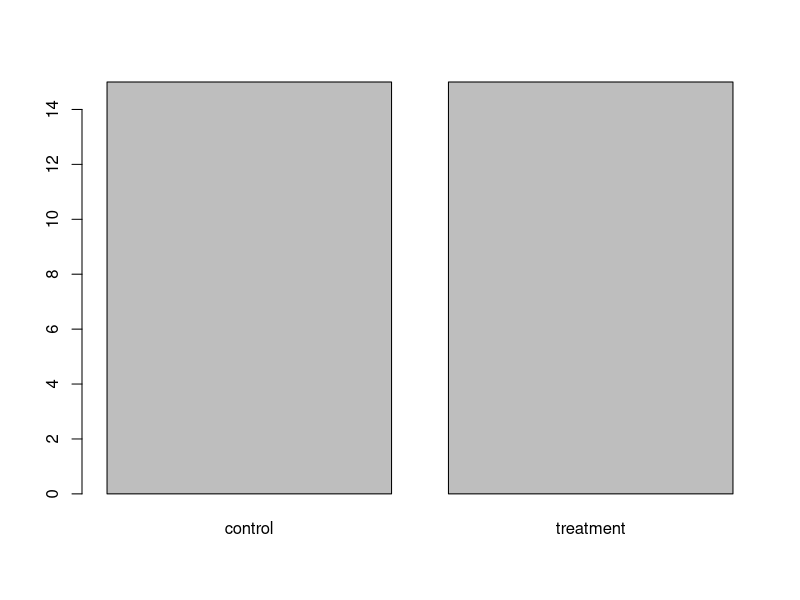
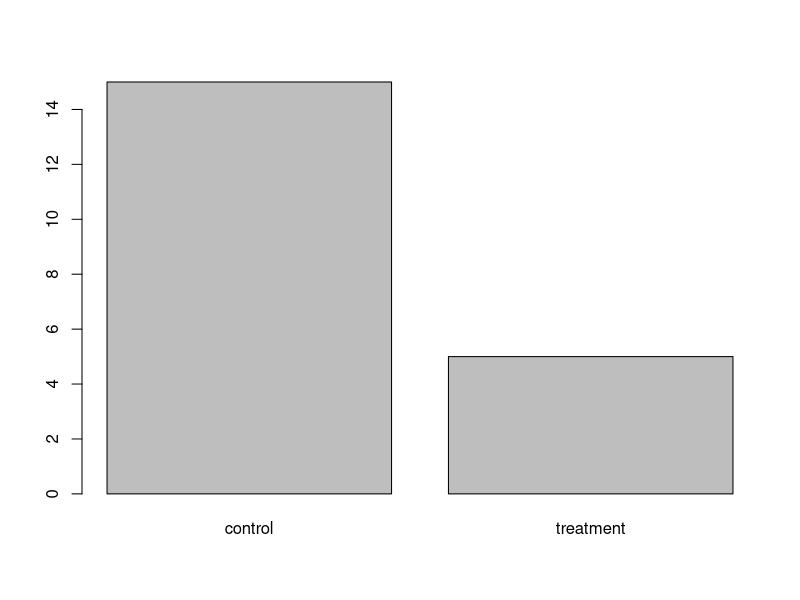
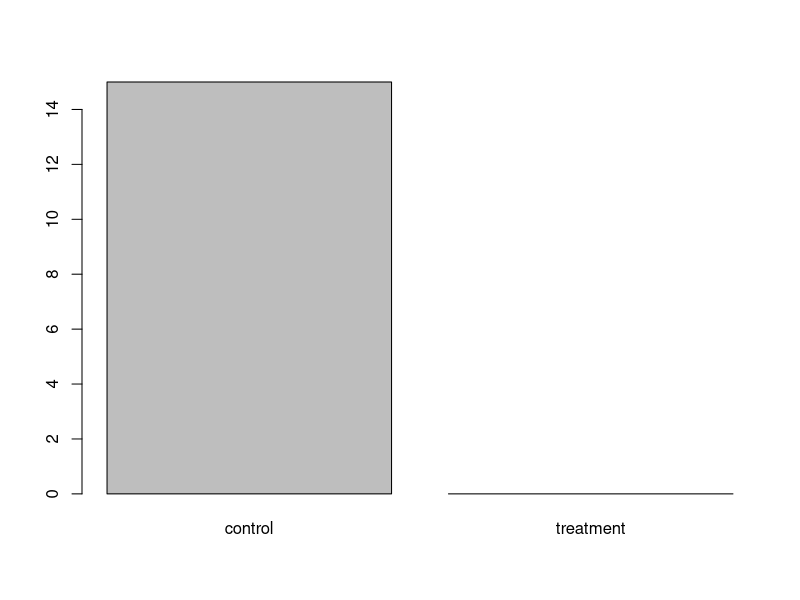
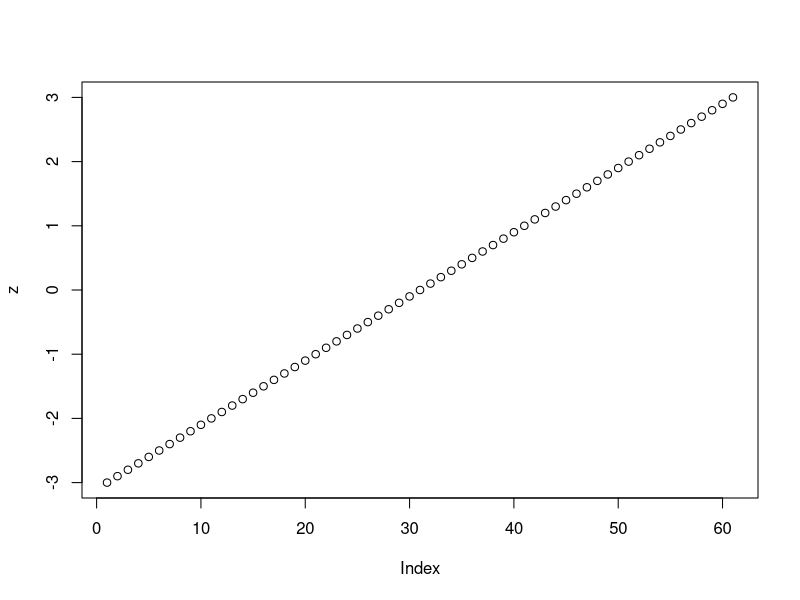
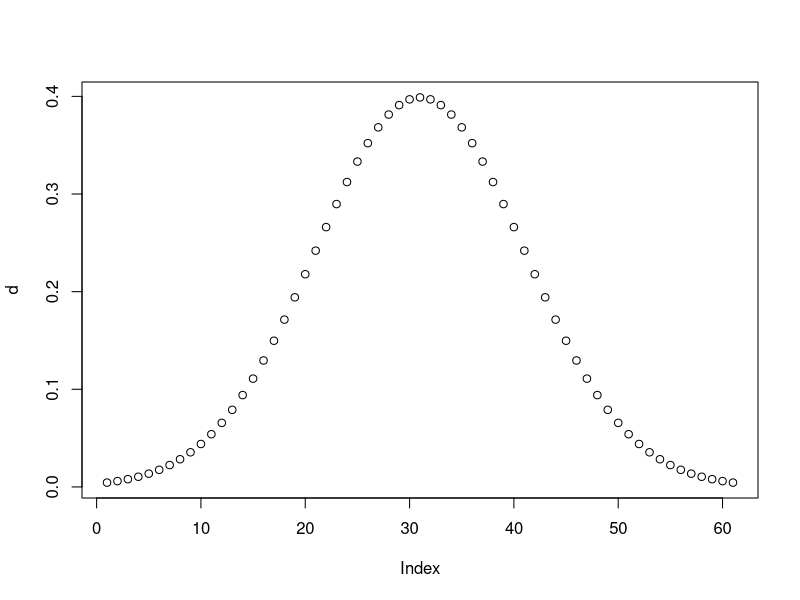
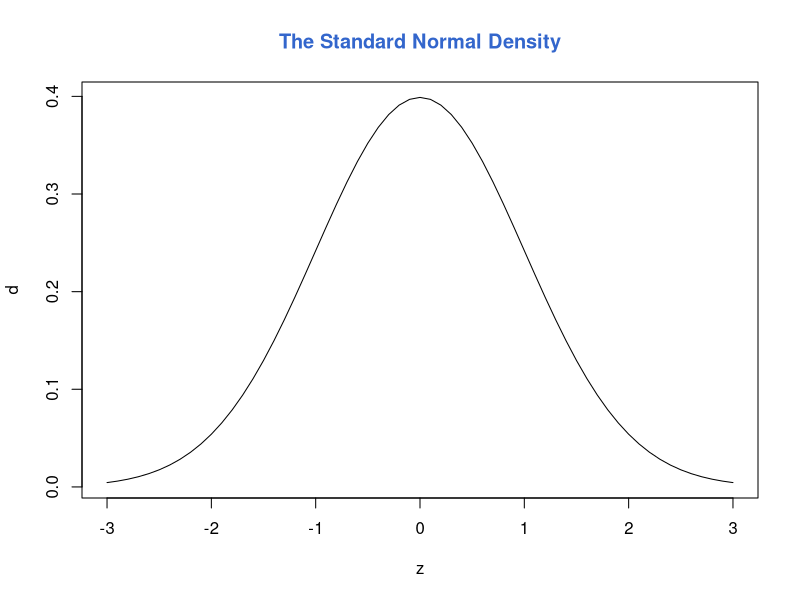
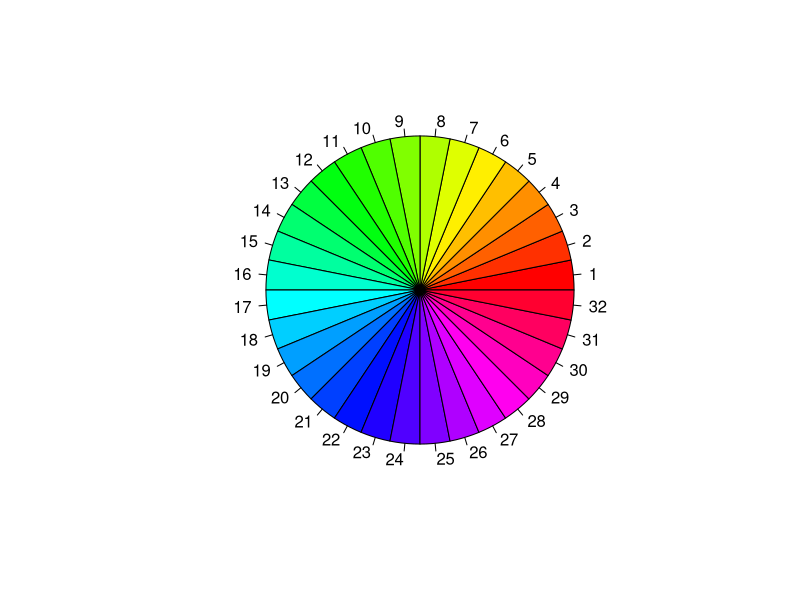
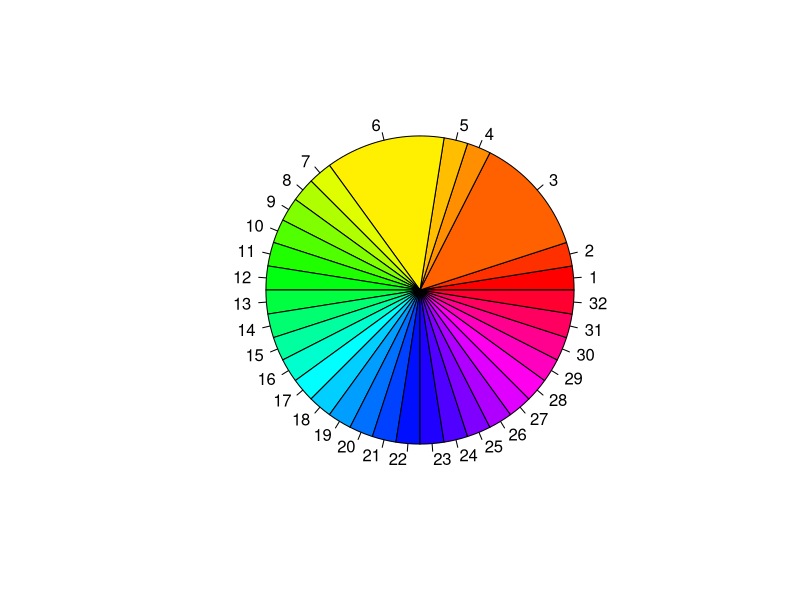

The R source for these figures, in order: (Note: this script raises an error after producing the figures.)
############################################################
# BUS 462 | Spring 2021 | Session 2
# Getting Started with R - Data Types and Data Manipulations
# CK 
# 20 JAN 2021 
## REFERENCES / Attribution: 
# (1) https://data.princeton.edu/R/gettingStarted ,
# (2) https://bookdown.org/animestina/R_Manchester/basic-principles-of-r-programming.html 
############################################################


###################################0
# 0 . Comments - anything starting with "#" means a comment
###################################0

# remember to hit CTRL-ENTER to run code in editor
# hit enter to run code on console

#### PREAMBLE : ## Clearing mem buffers ####
rm(list = ls(all.names = TRUE))# clear all files
gc() # garbage collector i.e.,  dump buffers and show available mem space
cat("\014")  # Clear Console


###################################0
# 1. Expressions and Assignments ####
###################################0

### Arithmetic:: R works like a calculator, you type an expression and get the answer:
1 + 2


# The standard arithmetic operators are +, -, *, /, and ^ for add, subtract, multiply, divide, and  exp
#These operators have the standard BODMAS precedence 
2^3


# You can use standard mathematical functions, such as sqrt(), exp(), and log(). For example
log(0.3/(1 - 0.3))



### Assignments :: Assigning values to variables are done by <- or =

x <- 1    # creating an object x and assigning value of 1
# x is now a vector object of class (data type) numeric with a single element with value 1
# you will see the x object on your environment screen (top right quadrant)

class(x) # see the class of x
is.vector(x) # checks if x is a vector class object

# you can now operate on x, # just like excel
x+1
x <- x+1 # operating value of x

y = 2# Assign value 2 to another object

z <- x + y # create a new object that is the sum of vectors x and y
# is z a vector?
is.vector(z) #  YES - [1] TRUE 

#console print
z

### LOGIC Operations ::   < > <= >= == != |-OR  &-and  
x>y
x>=y
x<y
x==y # note that == is different than =


###################################0
# 2. DATA STRUCTURES/ OBJECTS ####
###################################0

#$Think of objects as boxes. The names of the objects are only labels. 
#Just like with boxes, it is convenient to label boxes in a way that is indicative of their contents, 
# but the label itself does not determine the content.

# R provides many functions to examine features of vectors and other objects, for example

#class() - what kind of object is it (high-level)?
#typeof() - what is the object's data type (low-level)?
#length() - how long is it? What about two dimensional objects?
#attributes() - does it have any metadata?


# Create a vector.
apple <- c('red','green',"yellow")
class(apple)

# Examining Vectors
# The functions typeof(), length(), class() and str() provide useful information about your vectors and R objects in general.


## coercion: You can also control how vectors are coerced explicitly using the as.<class_name>() functions:
#vectors of different classes
xx <- c(1.7, "a")
class(xx) #R implicitly coerces them to class or data type character
xx <- as.integer(xx) # R explicitly coerces them to class type integar, introducing NAs
xx # "a" becomes NA --- USEFUL to know when dealing with data sets 

# let's create another vector
x <- c(1, 3, 5, 7) # if you already have another object called x, this will rewrite the old x!
class(x)
length(x) # how many elements of x?
str(x) # structure of x

# you can use : to generate a sequence of numbers
x <- 1:10
print(x) #or just x

# seq can be used to create sequences
x <- seq(0, 1, 0.05)
x  

# let's work with bigger vectors
x <- seq(1, 100, 1)

# you can use logical operations to check elements of x. e.g.:
x<5 # returns TRUE / FALSE for each element of x

x[x<=5] # outputs values of x that are <= 5 
# these can now be assigned another object! ==> Very useful in analytics


# you can find individual elements of vector x, i.e. x[i]
x[3]  
x[5]
x[5] - x[99]

# let's create a matrix
M = matrix(1:12, 3, 4) # the colon implies sequences
M
# like vector, you can call specific elements in M[i,j]
M[1,3]

# you can call indiviual rows or columns (to assign to other objects)
M[3,] # row 3 of M
M[,2] # inverted column 2


#### FACTORS (These are a bit weird)
#They are used mainly for telling R that a vector represents a categorical variable.

# create a vector of 15 "control"s and 15 "treatment"s
# rep stands for 'repeat', which is exactly what the function does, similar to sequence
x <- rep(c("control", "treatment"), each = 15)
x

# let's convert or coerce x into a factor
x <- as.factor(x)
x 
# The first thing to notice is the line under the last printout that says "Levels: control treatment". 
# This informs you that x is now a factor with two levels (or, a categorical variable with two categories).
typeof(x) # x is stored as an int!
class(x) # but the object is of class/data structure factor!

# we can coerce factors to numeric to strip labels "control and treatment"
x <- as.numeric(x)
x # all controls became 1 and treatment became 2
# you can coerce them back! Try it! look up how to assign new labels!
x <- as.factor(x)
x

### TREAT ALL CATEGORICAL VARS IN YOUR DATA as factors

# let's play around some more
# let's reassign x
x <- rep(c("control", "treatment"), each = 15)
x <- as.factor(x)
attributes(x) # check the structure
x

# Thing to remember with factors:
# The fact that factors in R are represented as labelled integers has interesting implications 
# First, certain functions will coerce factors into numeric vectors which can shake things up. 
# This happened when you used cbind() i.e. func to combine rows or columns  on a factor with levels 0 and 1:
cbind(x[1:15], x[16:30])
# cbind() binds the vectors you provide into the columns of a matrix. 
#since matrices can only contain logical, numeric, and character elements, 
# the cbind() function coerces the elements of the x into numeric, stripping the labels and leaving only 1s and 2s like we saw before
####combining array x's element [1] to [15] and [16] to [30] together into numeric
# back to x 
attributes(x) # check the structure
# notice the labels or levels are separate from elements  
# => even if you delete some of the numbers, the labels stay the same
# let's demonstrate - plotting factors is easy! more on that later
plot(x) 
x <- x[1:20] # removing the last 10 obs
plot(x)  # labels stay!
x <- x[1:15] # removing all "Treatments"
x    
plot(x)  # x
#labels stay! even if no values for treatment



### NOTE # Special cases:   
#1:   NA, stands for "not applicable" and is used for missing data. 
# Unlike other kinds of elements, it can be bound into a vector along with elements of any class.

#2: NaN, stands for "not a number". 
# It is technically of class numeric but only occurs as the output of invalid mathematical operations, 
# such as dividing zero by zero or taking a square root of a negative number:


###################################0
# 3. INTRO TO FUNCTIONS ####
###################################0
# let's create a vector of numbers the mean of which I want to calculate
vec <- c(103, 1, 1, 6, 3, 43, 2, 23, 7, 1)

####  E100 STOP POINT 21 Jan 2020

###################################0
# 3. INTRO TO FUNCTIONS ####
###################################0
# let's create a vector of numbers the mean of which I want to calculate
vec <- c(103, 1, 1, 6, 3, 43, 2, 23, 7, 1)

# see what's inside
vec

# let's get the mean
# mean is the sum of all values divided by the number of values
sum(vec)/length(vec)

# good, now let's create a function that calculates the mean of whatever we ask it to
# let's make this function as an obhject
fn1 <- function(x) {sum(x)/length(x)} # stored in environment!
# the code inside the object fn1 is reusable


# to run function:
fn1(vec) # returns mean of vec!
# we can assign this to another object
mean.vec <- fn1(vec)

### this is VERY USEFUL in analytics


###Let this be your mantra: "If I want to keep it for later, I need to put it in an object so that is doesn't go off." 

#### D100 STOP POINT 21 Jan 2020


###################################0
# 4. simple graphing ####
###################################0
# simple graphing

z <- seq(-3, 3, 0.1)
plot(z)  
d<- dnorm(z)  #call the function dnorm() to calculate the standard normal density evaluated at each point in z
plot(d) # plot the std normal density
# standard plotting  -- look up plotting help!
plot(z, d, type="l") 
title("The Standard Normal Density", col.main="#3366cc") # add a title

z2  <- rep(1,32)
pie(z2, col = rainbow(32))
# let's play with this
z2[3] <- 5
z2[6] <-5
pie(z2, col = rainbow(32)) # showing you the relative sizes of element 3 and 6 compared to all else in z2
barplot(z2)
plot(z2)


###################################0
# 5. A preview to Clean Data (Data Frames) and plotting ####
# Note - A LOT MORE TO COME
###################################0  

# For this example we'll use a very simple dataset. 
# The cars data comes with the default installation of R. 
# to see all pre-loaded datasets, simply type data()

# to see a desc of the data
?cars
# also try  for mtcars dataset 

# To see the first few columns of the data, just type head(cars).
head(cars)

# let's create a data frame object and assign it to the default cars data
dt <- cars 

#check the structure of dt
str(dt)

View(dt) # let's see this data
# we have obs for speed and stopping distance for cars in 1920s


# let's calculate  average and std dev of speed and distance
avg.speed <- mean(dt$speed) # notice the $ to point the general function mean to a specific column!
avg.distance <- mean(dt$dist)

sd.speed <- sqrt(var(dt$speed))
sd.distance <- sqrt(var(dt$dist))

# let's visualize the data
hist(dt$dist) # histogram of distance
hist(dt$speed)
plot(dt$speed)
plot(dt$dist)
# let's see relationships
cor(dt) # simplistic correlation matrix
plot(dt$speed,dt$dist) # simple scatter plot

# Q: Change the axis to the plot above!
####
###
###
####
###
#######
###
#######
###
#######
###
#######
###
#######
###
#######
###
###
plot(dt$dist,dt$speed)


## Going forward, we shall use other packages and the like to explore data and make plots


### END OF CODE #####